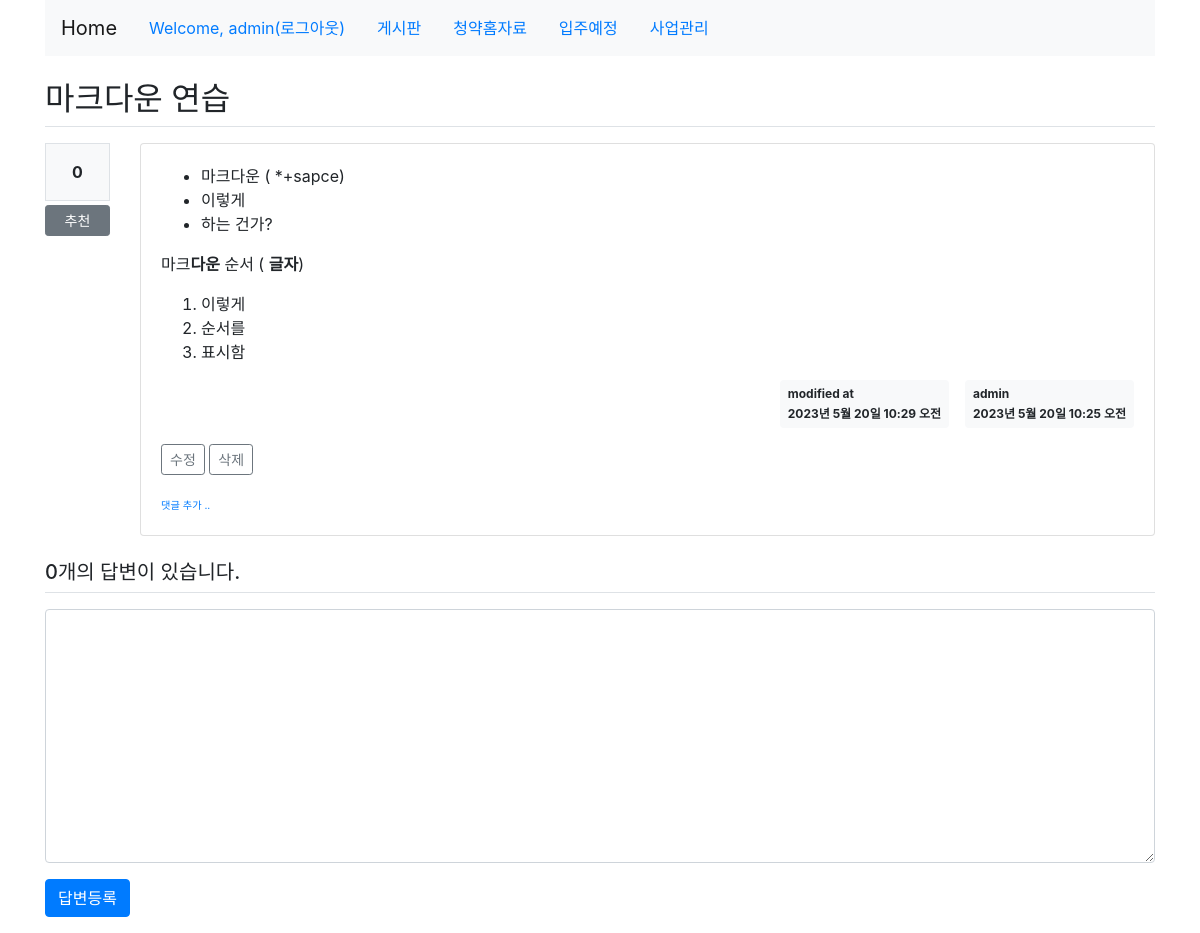
The app's page /pybo/27/ (signed in) with its own data.
### pybo/models.py (models this page shows, shortened)
class Question(models.Model):
    author = models.ForeignKey(User, on_delete=models.CASCADE, related_name='author_question')
    subject = models.CharField(max_length=200)
    content = models.TextField()
    create_date = models.DateTimeField()
    modify_date = models.DateTimeField(null=True, blank=True)
    voter = models.ManyToManyField(User, related_name='voter_question')

### pybo/views/base_views.py (the view)
# urls.py: path('<int:question_id>/', base_views.detail, name='detail'),
def detail(request, question_id):
    question = get_object_or_404(Question, pk=question_id)
    context = {'question': question}
    return render(request, 'pybo/question_detail.html', context)

### pybo/templatetags/pybo_filter.py (called while the page is built)
@register.filter()
def mark(value):
    extensions = ["nl2br", "fenced_code"]
    return mark_safe(markdown.markdown(value, extensions=extensions))

### templates/pybo/question_detail.html (shortened to what this page needs)
{% extends 'base.html' %}
{% load pybo_filter %}
{% block content %}
<div class="container my-3">
    <h2 class="border-bottom py-2">{{ question.subject }}</h2>
    <div class="row my-3">
        <div class="col-1">
            <div class="bg-light text-center p-3 border font-weight-bolder mb-1">{{question.voter.count}}</div>
            <a href="#" data-uri="{% url 'pybo:vote_question' question.id  %}"
               class="recommend btn btn-sm btn-secondary btn-block my-1">추천</a>
        </div>
        <div class="col-11">
            <div class="card">
                <div class="card-body">
                    <div class="card-text">{{ question.content|mark }}</div>
                    <div class="d-flex justify-content-end">
                        {% if question.modify_date %}
                        <div class="badge badge-light p-2 text-left mx-3">
                            <div class="mb-2">modified at</div>
                            <div>{{ question.modify_date }}</div>
                        </div>
                        {% endif %}
                        <div class="badge badge-light p-2 text-left">
                            <div class="mb-2">{{ question.author.username }}</div>
                            <div>{{ question.create_date }}</div>
                        </div>
                    </div>
                    {% if request.user == question.author %}
                    <div class="my-3">
                        <a href="{% url 'pybo:question_modify' question.id  %}"
                           class="btn btn-sm btn-outline-secondary">수정</a>
                        <a href="#" class="delete btn btn-sm btn-outline-secondary"
                           data-uri="{% url 'pybo:question_delete' question.id  %}">삭제</a>
                    </div>
                    {% endif %}
                    <div>
                        <a href="{% url 'pybo:comment_create_question' question.id  %}"
                           class="small"><small>댓글 추가 ..</small></a>
                    </div>
                </div>
            </div>
        </div>
    </div>
    <h5 class="border-bottom my-3 py-2">{{question.answer_set.count}}개의 답변이 있습니다.</h5>
    <form action="{% url 'pybo:answer_create' question.id %}" method="post" class="my-3">
        <div class="form-group">
            <textarea {% if not user.is_authenticated %}disabled{% endif %}
              name="content" id="content" class="form-control" rows="10"></textarea>
        </div>
        <input type="submit" value="답변등록" class="btn btn-primary">
    </form>
</div>
{% endblock %}

### templates/navbar.html
<header class="header clearfix">
    <div class="container">
        <nav class="navbar navbar-expand-lg navbar-light bg-light">
            <a class="navbar-brand" href="{% url 'pybo:index' %}">Home</a>
            <ul class="nav">
                {% if user.is_authenticated %}
                <li class="nav-item"><a href="{% url 'common:logout' %}" class="nav-link">Welcome, {{user.get_username}}(로그아웃)</a></li>
                <li class="nav-item"><a href="/" class="active nav-link ">게시판</a></li>
                <li class="nav-item"><a href="{% url 'ahome:apply_base' %}" class="nav-link">청약홈자료</a></li>
                <li class="nav-item"><a href="{% url 'ahome:ibju_list' %}" class="nav-link">입주예정</a></li>
                <li class="nav-item"><a href="{% url 'ahome:pj_list' %}" class="nav-link">사업관리</a></li>
                {% else %}
                <li class="nav-item"><a href="{% url 'common:login' %}" class="nav-link">로그인</a></li>
                <li class="nav-item"><a href="{% url 'common:signup' %}" class="nav-link">회원가입</a></li>
                {% endif %}
            </ul>
        </nav>
    </div>
</header>

### records on screen
Question: subject "마크다운 연습", voter.count "0", content|mark "마크다운 ( *+sapce) 이렇게 하는 건가? 마크 다운 순서 ( 글자 ) 이렇게 순서를 표시함", modify_date "2023년 5월 20일 10:29 오전", author.username "admin", create_date "2023년 5월 20일 10:25 오전", answer_set.count "0"

### other values on screen
{{ user.get_username }} "admin"
